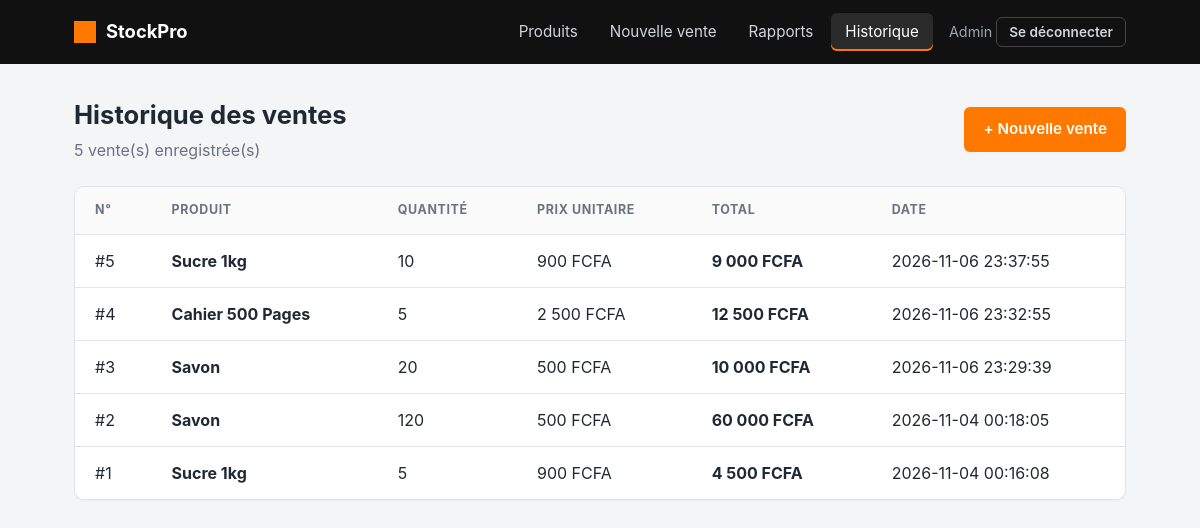
The page /ventes (signed in) on the database its author committed.
### tables this page shows
CREATE TABLE ventes (
    id INTEGER PRIMARY KEY AUTOINCREMENT,
    produit_id INTEGER NOT NULL,
    quantite INTEGER NOT NULL,
    date_vente TEXT NOT NULL DEFAULT CURRENT_TIMESTAMP, prix_unitaire REAL,
    FOREIGN KEY (produit_id) REFERENCES produits (id)
);

CREATE TABLE produits (
    id INTEGER PRIMARY KEY AUTOINCREMENT,
    nom TEXT NOT NULL,
    prix REAL NOT NULL,
    quantite INTEGER NOT NULL DEFAULT 0
);

### app.py (the view)
@app.route("/ventes")
@connexion_requise
def ventes():
    connexion = get_connexion()
    liste = connexion.execute(
        "SELECT ventes.id, produits.nom, ventes.quantite, "
        "ventes.prix_unitaire AS prix, "
        "ventes.quantite * ventes.prix_unitaire AS total, ventes.date_vente "
        "FROM ventes JOIN produits ON ventes.produit_id = produits.id "
        "ORDER BY ventes.id DESC"
    ).fetchall()
    connexion.close()
    return render_template("ventes.html", ventes=liste)

### app.py (called while the page is built)
def get_connexion():
    connexion = sqlite3.connect("stock.db")
    connexion.row_factory = sqlite3.Row
    return connexion

def connexion_requise(fonction):
    @wraps(fonction)
    def enveloppe(*args, **kwargs):
        if "utilisateur" not in session:
            return redirect(url_for("login"))
        return fonction(*args, **kwargs)
    return enveloppe

### templates/ventes.html (shortened to what this page needs)
{% extends "base.html" %}
{% block contenu %}
<div class="entete">
    <div>
        <h1>Historique des ventes</h1>
        <p class="sous-titre">{{ ventes|length }} vente(s) enregistrée(s)</p>
    </div>
    <a href="{{ url_for('vendre') }}" class="btn btn-primaire">+ Nouvelle vente</a>
</div>
<div class="carte carte-tableau">
    {% if ventes %}
    <table>
        <thead>
            <tr>
                <th>N°</th>
                <th>Produit</th>
                <th>Quantité</th>
                <th>Prix unitaire</th>
                <th>Total</th>
                <th>Date</th>
            </tr>
        </thead>
        <tbody>
            {% for vente in ventes %}
            <tr>
                <td>#{{ vente['id'] }}</td>
                <td><strong>{{ vente['nom'] }}</strong></td>
                <td>{{ vente['quantite'] }}</td>
                <td>{{ '{:,.0f}'.format(vente['prix']).replace(',', ' ') }} FCFA</td>
                <td><strong>{{ '{:,.0f}'.format(vente['total']).replace(',', ' ') }} FCFA</strong></td>
                <td>{{ vente['date_vente'] }}</td>
            </tr>
            {% endfor %}
        </tbody>
    </table>
    {% else %}
    <div class="vide">
        <p>Aucune vente enregistrée.</p>
        <a href="{{ url_for('vendre') }}" class="btn btn-primaire">Enregistrer une vente</a>
    </div>
    {% endif %}
</div>
{% endblock %}

### static/style.css (style rules this page uses)
:root { --orange: #ff7900; --orange-fonce: #e06a00; --noir: #111111; --fond: #f4f5f7; --bordure: #e2e4e9; --texte: #1f2933; --texte-doux: #6b7280; --rouge: #d92d20; --vert: #12805c; }
* { box-sizing: border-box; }
body { margin: 0; font-family: -apple-system, "Segoe UI", Roboto, Arial, sans-serif; background: var(--fond); color: var(--texte); line-height: 1.5; }
.entete { display: flex; justify-content: space-between; align-items: center; flex-wrap: wrap; gap: 12px; margin-bottom: 24px; }
h1 { margin: 0; font-size: 1.6rem; }
.sous-titre { color: var(--texte-doux); margin: 4px 0 0; }
.carte { background: #fff; border: 1px solid var(--bordure); border-radius: 10px; padding: 24px; box-shadow: 0 1px 2px rgba(0, 0, 0, 0.04); }
.carte-tableau { padding: 0; overflow-x: auto; }
table { width: 100%; border-collapse: collapse; }
th { text-align: left; font-size: 0.78rem; text-transform: uppercase; letter-spacing: 0.05em; color: var(--texte-doux); background: #fafafa; padding: 14px 20px; border-bottom: 1px solid var(--bordure); }
td { padding: 14px 20px; border-bottom: 1px solid var(--bordure); }
tr:last-child td { border-bottom: none; }
.btn { display: inline-block; padding: 10px 18px; border-radius: 6px; border: 1px solid transparent; font-size: 0.95rem; font-weight: 600; text-decoration: none; cursor: pointer; font-family: inherit; }
.btn-primaire { background: var(--orange); color: #fff; }

### rows shown on the page
ventes: id "5", nom "Sucre 1kg", quantite "10", prix_unitaire "900", total "9 000", date_vente "2026-11-06 23:37:55"
ventes: id "4", nom "Cahier 500 Pages", quantite "5", prix_unitaire "2 500", total "12 500", date_vente "2026-11-06 23:32:55"
ventes: id "3", nom "Savon", quantite "20", prix_unitaire "500", total "10 000", date_vente "2026-11-06 23:29:39"
ventes: id "2", nom "Savon", quantite "120", prix_unitaire "500", total "60 000", date_vente "2026-11-04 00:18:05"
ventes: id "1", nom "Sucre 1kg", quantite "5", prix_unitaire "900", total "4 500", date_vente "2026-11-04 00:16:08"

### other values the page prints
{{ session['utilisateur'] }} "Admin"
{{ ventes|length }} "5"
